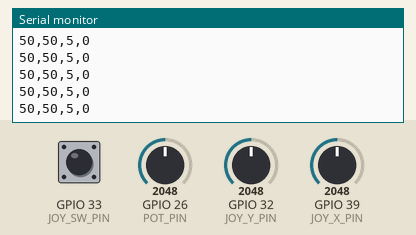
Bench run of a sketch on a simulated ESP32. Shown: the last lines printed to the serial monitor. The inputs (shaded band) are chosen by the test bench; at power-on: GPIO 26 (POT_PIN) = 2048, GPIO 32 (JOY_Y_PIN) = 2048, GPIO 39 (JOY_X_PIN) = 2048, GPIO 33 (JOY_SW_PIN) HIGH.

Above: at 1.2 s.
1.3 s: GPIO 26 (POT_PIN) set to 2866
At 1.33 s:
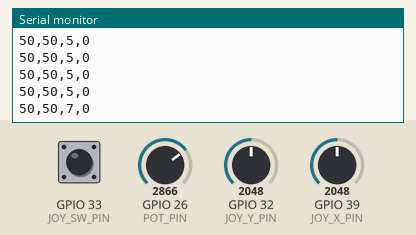
2.8 s: GPIO 32 (JOY_Y_PIN) set to 2866
At 2.84 s:
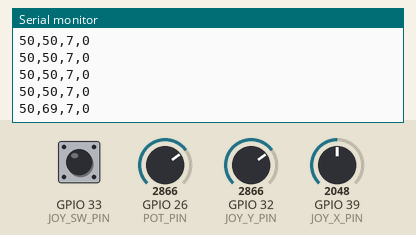
4.3 s: GPIO 39 (JOY_X_PIN) set to 2866
At 4.3 s:
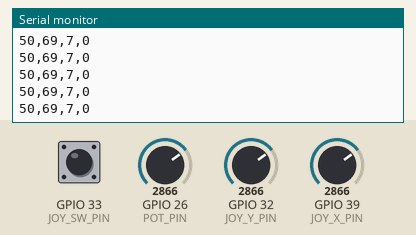
5.8 s: GPIO 33 (JOY_SW_PIN) pulled LOW for 0.15 s
At 5.86 s:
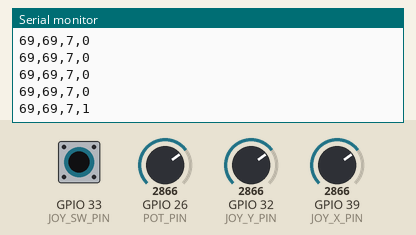
7.4 s: GPIO 26 (POT_PIN) set to 3603
At 7.43 s:
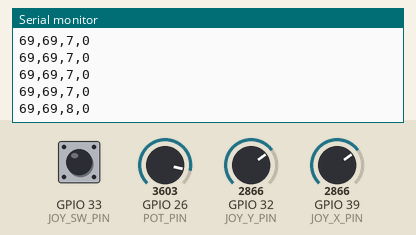
8.9 s: GPIO 33 (JOY_SW_PIN) pulled LOW for 1 s
At 8.94 s:
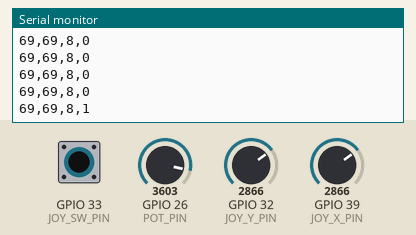
Timing chart, 0 to 11.9 s (numbered marks = the images above; inputs shaded):
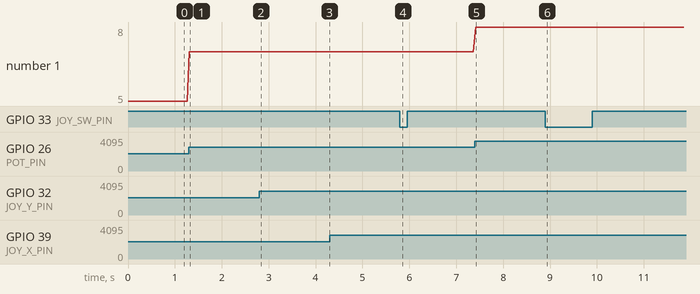

Measured:
- after the input at 1.3 s, the serial monitor: prints a new line at once (image 1)
- after the input at 2.8 s, the serial monitor: prints a new line at once (image 2)
- after the input at 5.8 s, the serial monitor: prints a new line after 0.05 s (image 4)
- after the input at 7.4 s, the serial monitor: prints a new line at once (image 5)
- after the input at 8.9 s, the serial monitor: prints a new line at once (image 6)
- plotted number 1: 5 → 7 after the input at 1.3 s, 7 → 8 after the input at 7.4 s

The sketch:

module2_arduino.ino
```cpp
#define JOY_X_PIN 39
#define JOY_Y_PIN 32
#define JOY_SW_PIN 33
#define BUTTON_PIN 13
#define POT_PIN 26


void setup() {
  Serial.begin(115200);
  pinMode(JOY_SW_PIN, INPUT_PULLUP);
  pinMode(POT_PIN, INPUT);
}

void loop() {
  // reading joystick values and map them to screen coordinates (0-100 range)
  int xValue = map(analogRead(JOY_X_PIN), 0, 4095, 0, 100);
  int yValue = map(analogRead(JOY_Y_PIN), 0, 4095, 0, 100);

  // reading potentiometer to adjust thumb movement speed
  int speedValue = map(analogRead(POT_PIN), 0, 4095, 1, 10);  //on scale of 1-10

  // reading the joystick button state (0 when pressed)
  int buttonState = digitalRead(JOY_SW_PIN) == LOW ? 1 : 0;

  // sending data to Processing
  Serial.print(xValue); Serial.print(",");
  Serial.print(yValue); Serial.print(",");
  Serial.print(speedValue); Serial.print(",");
  Serial.println(buttonState);

  delay(50);
}
```
